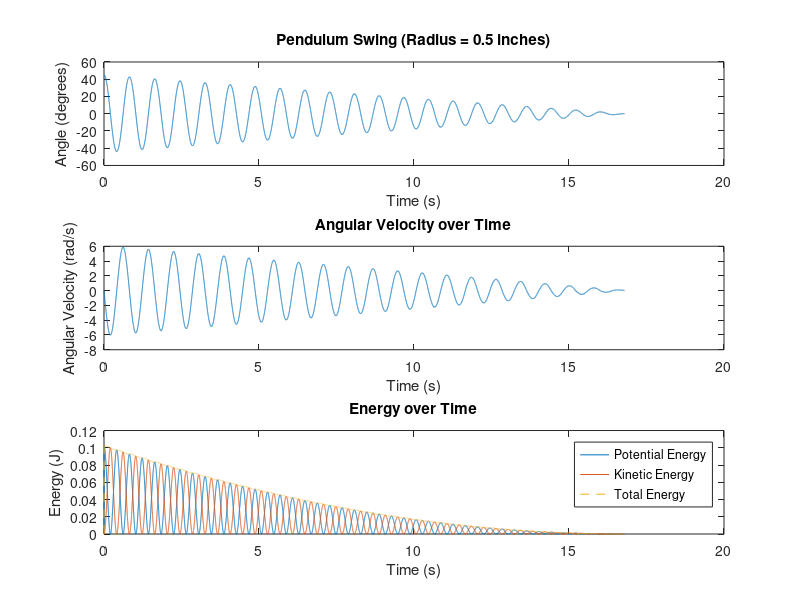
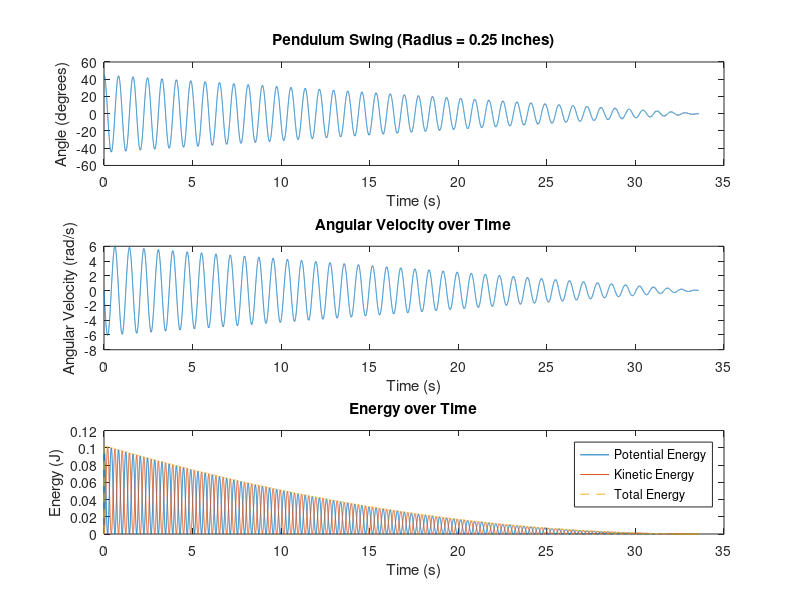
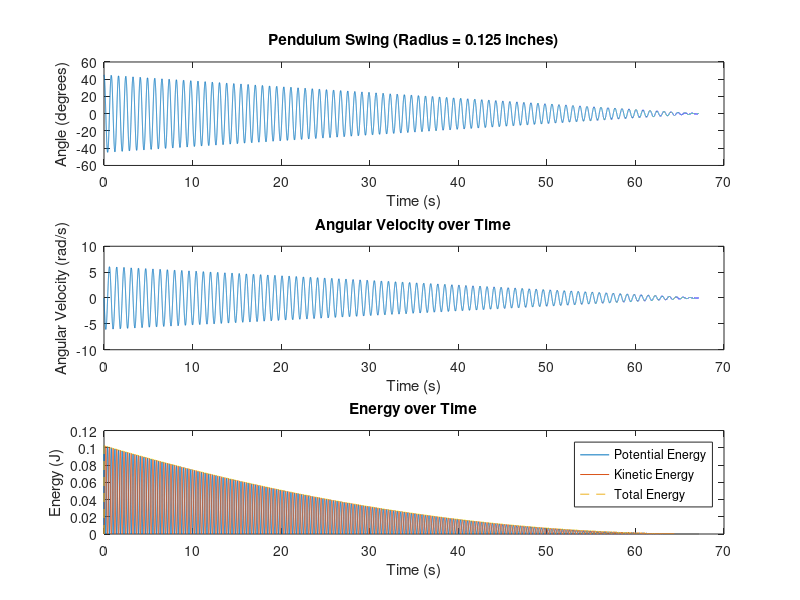

MATLAB code for these plots, in order:
%% Pendulum Estimate Swing Time using Runge-Kutta Method 

close all;
clear;
clc

% Parameters
g = 9.81;  % gravitational acceleration (m/s^2)
L = 0.1549;  % length to the center of mass (m)
m = 0.230;  % mass of the pendulum (kg)
mu = 0.11;  % coefficient of friction

% Radii of the pendulum bushing (in meters)
radii = [0.5, 0.25, 0.125] * 0.0254;  % converting inches to meters

% Experimental duration estimates for comparison (seconds)
experimental_times = [20, 33, 95];  % [1/2, 1/4, 1/8 inch]

% Initial conditions
theta0 = pi/4;  % initial angle (45 degrees)
omega0 = 0;  % initial angular velocity
dt = 0.001;  % time step (s)

% Function to calculate angular acceleration (alpha)
alpha_func = @(theta, omega, r) (-m * g * L * sin(theta) - mu * sign(omega) * m * g * r) / (m * L^2);

% Loop through each radius
for i = 1:length(radii)
    r = radii(i);
    t = 0:dt:200;  % time array with a max time to capture longer durations
    theta = zeros(size(t));  % angle array
    omega = zeros(size(t));  % angular velocity array
    
    theta(1) = theta0;
    omega(1) = omega0;
    
    % Energy arrays
    PE = zeros(size(t));  % Potential Energy
    KE = zeros(size(t));  % Kinetic Energy
    TotalEnergy = zeros(size(t));  % Total Energy

    % Runge-Kutta 4th order method loop
    for n = 1:length(t)-1
        % Adjust friction for specific radii
        if r == 0.125 * 0.0254  % for 1/8 inch radius
            friction_factor = 1.0;  % no additional frication adjustment
        elseif r == 0.25 * 0.0254  % for 1/4 inch radius
            friction_factor = 1.0;  % slight adjustment
        else
            friction_factor = 1.0;  % default
        end
        
        % Apply the friction adjustment factor
        alpha_func_adjusted = @(theta, omega) alpha_func(theta, omega, r) * friction_factor;
        
        % Runge-Kutta 4th order calculations
        k1_theta = omega(n);
        k1_omega = alpha_func_adjusted(theta(n), omega(n));
        
        k2_theta = omega(n) + 0.5 * dt * k1_omega;
        k2_omega = alpha_func_adjusted(theta(n) + 0.5 * dt * k1_theta, omega(n) + 0.5 * dt * k1_omega);
        
        k3_theta = omega(n) + 0.5 * dt * k2_omega;
        k3_omega = alpha_func_adjusted(theta(n) + 0.5 * dt * k2_theta, omega(n) + 0.5 * dt * k2_omega);
        
        k4_theta = omega(n) + dt * k3_omega;
        k4_omega = alpha_func_adjusted(theta(n) + dt * k3_theta, omega(n) + dt * k3_omega);
        
        theta(n+1) = theta(n) + (dt / 6) * (k1_theta + 2 * k2_theta + 2 * k3_theta + k4_theta);
        omega(n+1) = omega(n) + (dt / 6) * (k1_omega + 2 * k2_omega + 2 * k3_omega + k4_omega);
        
        % Calculate potential and kinetic energy
        height = L * (1 - cos(theta(n+1)));  % height above the lowest point
        PE(n+1) = m * g * height;  % Potential Energy
        KE(n+1) = 0.5 * m * (L * omega(n+1))^2;  % Kinetic Energy
        TotalEnergy(n+1) = PE(n+1) + KE(n+1);  % Total Energy
        
        % Stop if the pendulum comes to rest
        if abs(omega(n+1)) < 5e-5 && abs(theta(n+1)) < 0.0025
            break;
        end
    end
    
    % Convert angle from radians to degrees
    theta_deg = theta(1:n) * (180 / pi);
    
    % Plot the angle (degrees) over time
    figure;
    subplot(3,1,1);
    plot(t(1:n), theta_deg);
    title(['Pendulum Swing (Radius = ', num2str(r * 39.37), ' inches)']);
    xlabel('Time (s)');
    ylabel('Angle (degrees)');
    
    % Plot the velocity (angular velocity) over time
    subplot(3,1,2);
    plot(t(1:n), omega(1:n));
    title('Angular Velocity over Time');
    xlabel('Time (s)');
    ylabel('Angular Velocity (rad/s)');
    
    % Plot the potential energy, kinetic energy, and total energy over time
    subplot(3,1,3);
    plot(t(1:n), PE(1:n), 'DisplayName', 'Potential Energy');
    hold on;
    plot(t(1:n), KE(1:n), 'DisplayName', 'Kinetic Energy');
    plot(t(1:n), TotalEnergy(1:n), '--', 'DisplayName', 'Total Energy');
    title('Energy over Time');
    xlabel('Time (s)');
    ylabel('Energy (J)');
    legend;
    hold off;
    
    % Display comparison with experimental value
    disp(['For radius = ', num2str(r * 39.37), ' inches:']);
    disp(['Simulated duration: ', num2str(t(n)), ' seconds']);
    disp(['Experimental duration: ', num2str(experimental_times(i)), ' seconds']);
end
